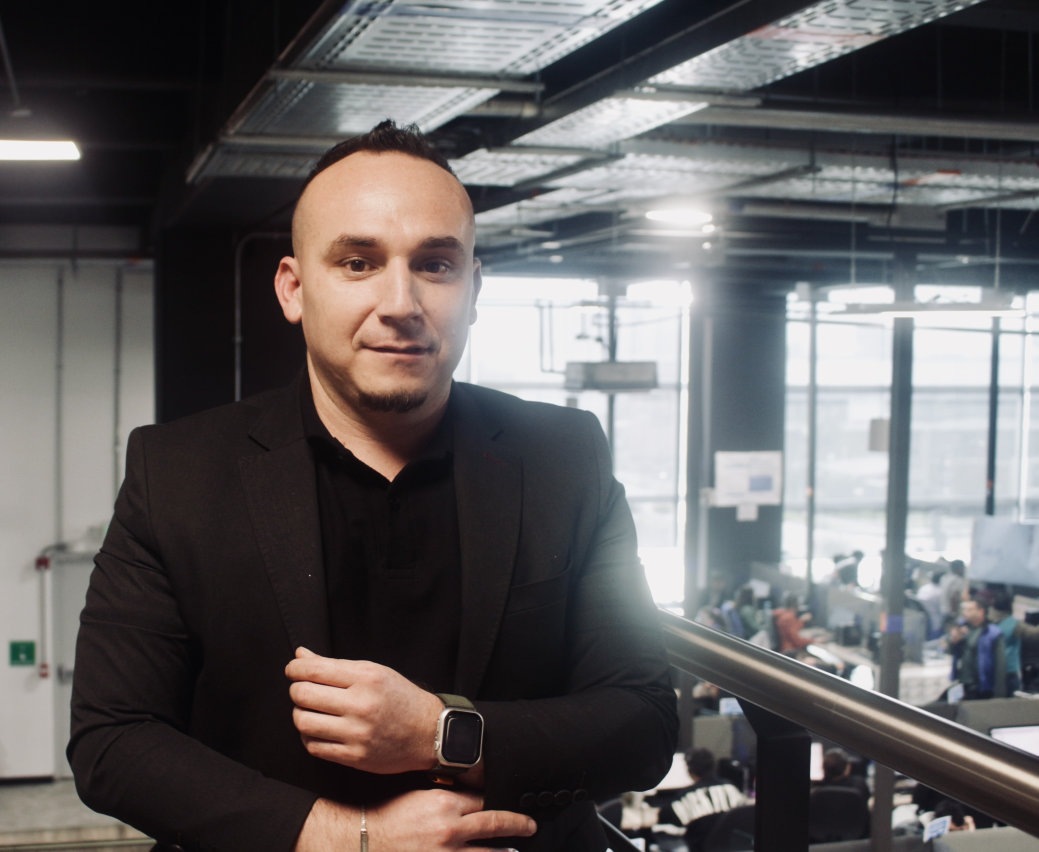
#> input picture assets/IMG_2164.jpg, 2078 x 1704 px (shown at 1/2 size)
$ python generate_images.py
#> lines starting #> are read from the running program, lines starting #| are printed output that depends on the picture
"""Generate the site's image derivatives from frontend/IMG_2164.jpg.

Usage:
    uv run --with pillow python scripts/generate_images.py

Run this when the source portrait changes. The outputs are committed; nothing
resizes images at deploy time.
"""

from pathlib import Path

from PIL import Image, ImageDraw, ImageFont, ImageOps

ROOT = Path(__file__).resolve().parent.parent
FRONTEND = ROOT / "frontend"
SOURCE = ROOT / "assets" / "IMG_2164.jpg"

CANVAS = (250, 249, 246)  # --canvas from DESIGN.md, behind the OG card
INK = (26, 27, 24)  # --ink
MONOGRAM = "DN"
# JetBrains Mono is one of the site's three families; DejaVu keeps the script
# working on a machine that does not have it.
FONT_CANDIDATES = [
    "/usr/share/fonts/truetype/jetbrains-mono/JetBrainsMono-Bold.ttf",
    "/usr/share/fonts/truetype/dejavu/DejaVuSans-Bold.ttf",
]


def save_jpeg(image: Image.Image, path: Path, quality: int) -> None:
    image.convert("RGB").save(
        path, "JPEG", quality=quality, optimize=True, progressive=True
    )
    print(f"Wrote {path.relative_to(ROOT)} ({path.stat().st_size // 1024} KB)")


def monogram(size: int) -> Image.Image:
    """The favicon mark: the monogram in canvas on an ink square, same as favicon.svg."""
    font_path = next((p for p in FONT_CANDIDATES if Path(p).exists()), None)
    if font_path is None:
        raise SystemExit(f"No font found. Install one of: {', '.join(FONT_CANDIDATES)}")

    image = Image.new("RGB", (size, size), INK)
    draw = ImageDraw.Draw(image)
    font = ImageFont.truetype(font_path, int(size * 0.5))
    left, top, right, bottom = draw.textbbox((0, 0), MONOGRAM, font=font)
    draw.text(
        ((size - right - left) / 2, (size - bottom - top) / 2),
        MONOGRAM,
        font=font,
        fill=CANVAS,
    )
    return image


def main() -> None:
    try:
        source = ImageOps.exif_transpose(Image.open(SOURCE))
#> source is the input picture: PIL image 2078x1704 RGB; mean R, G, B 98.9, 96.1, 96.5
    except OSError as exc:
        raise SystemExit(f"Cannot read {SOURCE}: {exc}")

    # The hero crops to 4:5, so the slot needs vertical pixels, not just width.
    portrait = ImageOps.contain(source, (900, 750), Image.LANCZOS)
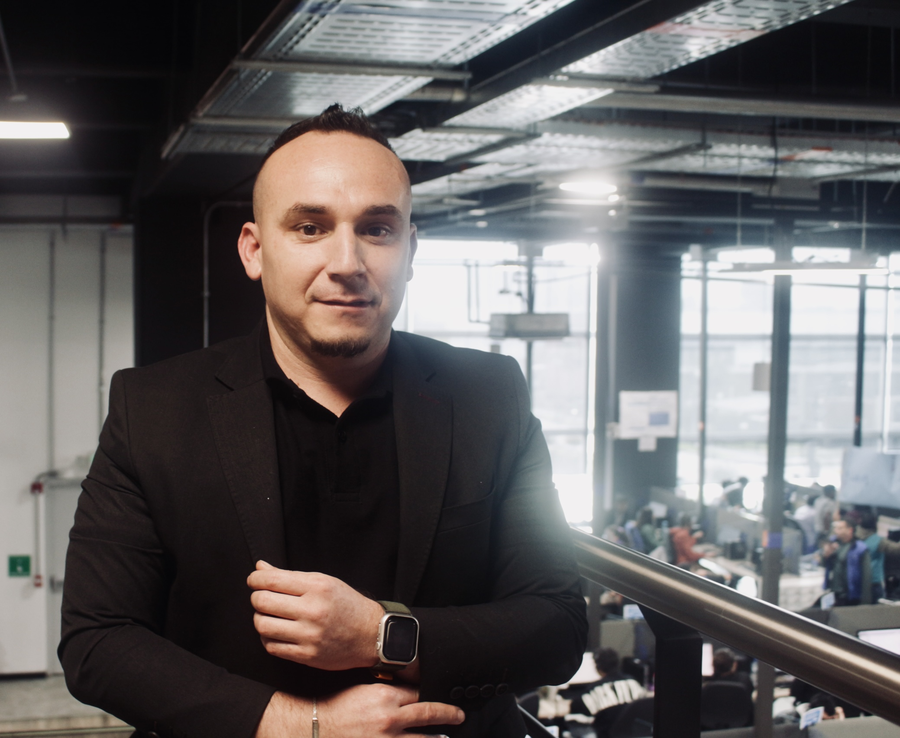
#> portrait: PIL image 900x738 RGB; mean R, G, B 98.9, 96.1, 96.5
    save_jpeg(portrait, FRONTEND / "portrait.jpg", 82)

    # Social cards are 1.91:1. Crop the portrait to that ratio around the face,
    # which sits in the upper half of the frame.
    og = ImageOps.fit(source, (1200, 630), Image.LANCZOS, centering=(0.5, 0.35))
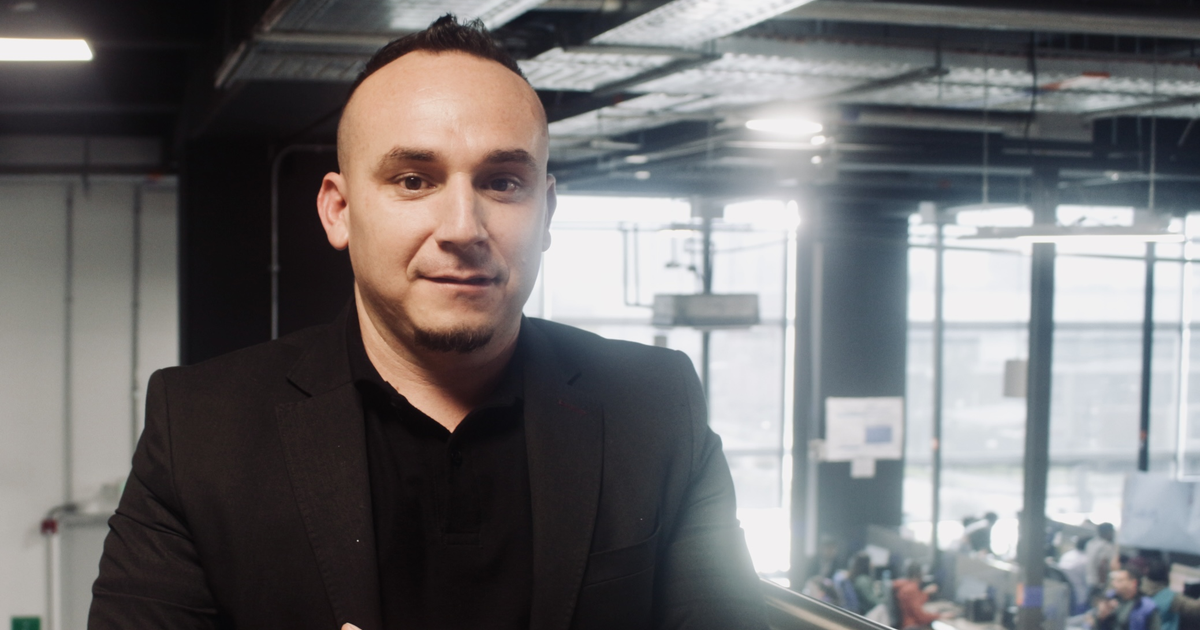
#> og: PIL image 1200x630 RGB; mean R, G, B 112.7, 111.3, 112.3
    save_jpeg(og, FRONTEND / "og-image.jpg", 82)

    touch_icon = ImageOps.fit(source, (180, 180), Image.LANCZOS, centering=(0.5, 0.3))
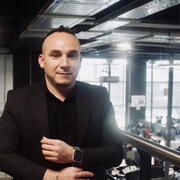
#> touch_icon: PIL image 180x180 RGB; mean R, G, B 95.6, 92.2, 92.6
    touch_icon.save(FRONTEND / "apple-touch-icon.png", "PNG", optimize=True)
    print(
#> (the run stopped early here; a loop or call above may not have finished)
